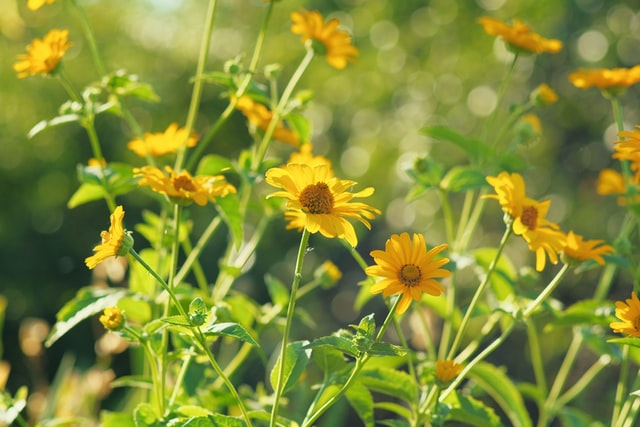
#> input picture Image_Data/flowers.jpg, 640 x 427 px
$ jupyter execute Laplacian_of_Gaussian.ipynb   (shell and % lines are left out)   (older library calls are emulated)
#> lines starting #> are read from the running program, lines starting #| are printed output that depends on the picture; after the words box and inside, x2 and y2 are one past the last pixel; in counts of white or black regions, pixels touching at a corner belong together
# Laplacian of Gaussian
***
## Setup

[cell 1]
#notebook imports
import cv2
import numpy as np
import matplotlib.pyplot as plt
from mpl_toolkits import mplot3d

[cell 2]
# loading in images
flowers = cv2.imread('../Image_Data/flowers.jpg')
#> flowers is the input picture: shape (427, 640, 3); mean B, G, R 55, 140.6, 131.4
flowers = cv2.cvtColor(flowers, cv2.COLOR_BGR2RGB)
gray_flowers = cv2.cvtColor(flowers, cv2.COLOR_RGB2GRAY)
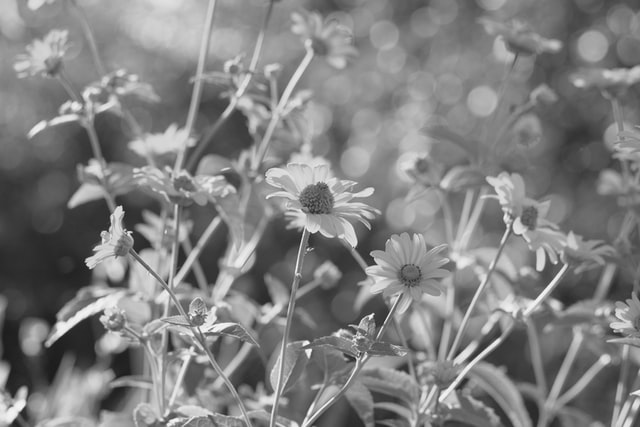
#> gray_flowers: shape (427, 640); min 25, max 250, mean 128.1

***
## LoG Visualization

The following method creates a LoG kernel of size ksize and sigma sigma.

[cell 3]
# seems to work - I think
def kernel_LoG(ksize, sigma):
    pos_off = ksize//2
    neg_off = -pos_off
    x, y = np.mgrid[neg_off:pos_off + 1:1, neg_off:pos_off + 1:1]
    x = np.square(x)
    y = np.square(y)
    variance = np.square(sigma)
    LoG_vals = ((1 - (x + y)/(2 * variance)) * np.exp(-(x + y)/(2 * variance))) / (-np.pi * variance * variance)
    return LoG_vals

The following method is useful for generating visualizations for a LoG kernel, as small kernels will not contain smooth edges. This method should not be used for kernel creation, as a lot of values are created, even for small ranges.

[cell 4]
# mainly for visualization purposes, generates a lot of values
def create_LoG(x_range, y_range, sigma):
    x, y = np.mgrid[-x_range:x_range:.01, -y_range:y_range:.01]
    x = np.square(x)
    y = np.square(y)
    variance = np.square(sigma)
    LoG_vals = ((1 - (x + y)/(2 * variance)) * np.exp(-(x + y)/(2 * variance))) / (-np.pi * variance * variance)
    return LoG_vals

This method creates and shows a surface plot of an LoG kernel or surface.

[cell 5]
def plot_LoG(points, angle1=30, angle2=30):
#> called with points = array of shape (9, 9), angle1 = 30, angle2 = 30
    xv, yv = np.mgrid[0:len(points), 0:len(points[0])]
    fig = plt.figure()
    ax = fig.add_subplot(111, projection='3d')
    dem3d=ax.plot_surface(xv,yv,points, cmap='winter', edgecolor='none')
    ax.view_init(angle1, angle2)
    plt.show()

[cell 6]
kernel = kernel_LoG(9, 1.4)

[cell 7]
# testing kernel viz
plot_LoG(kernel)

[cell 8]
# normalized kernel
kernel_norm = kernel/-kernel.sum()

[cell 9]
plot_LoG(kernel_norm)

[cell 10]
LoG_kernel = create_LoG(5, 5, 1)

[cell 11]
plot_LoG(LoG_kernel)
#> call 3 of plot_LoG, with angle1 = 30, angle2 = 30
#> in plot_LoG (call 3), `plt.show()`:
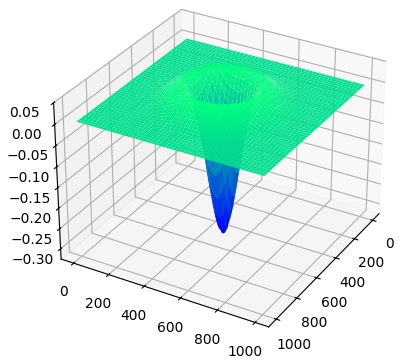
#> figure drawn by matplotlib, 1 panel

[cell 12]
plot_LoG(LoG_kernel, 0, 0)
#> call 4 of plot_LoG, with angle1 = 0, angle2 = 0
#> in plot_LoG (call 4), `plt.show()`:
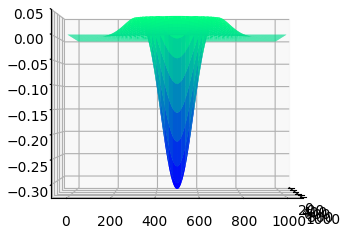
#> figure drawn by matplotlib, 1 panel

[cell 13]
filtered = cv2.filter2D(gray_flowers, cv2.CV_16S, kernel_norm)
scaled = cv2.convertScaleAbs(filtered)
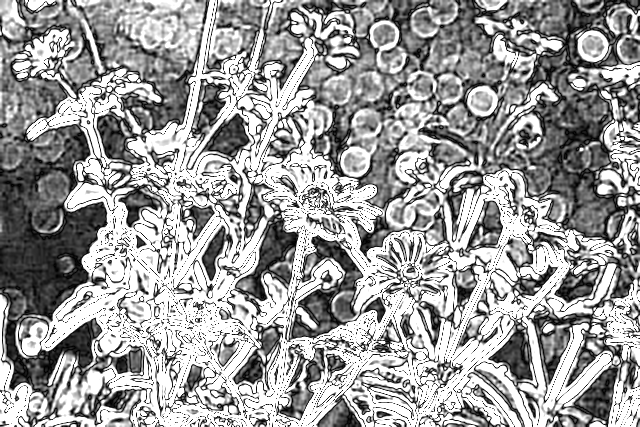
#> scaled: shape (427, 640); min 0, max 255, mean 156.1
plt.imshow(filtered, cmap='gray')

***
## Manual Laplacian

[cell 14]
# setting up sobel parameters to use in Laplacian
dx = 2
dy = 2
ddepth = cv2.CV_16S

# attempting another way
sobelx = cv2.Sobel(gray_flowers, ddepth, 1, 0, ksize=5)
sobelx = cv2.Sobel(sobelx, ddepth, 1, 0, ksize=5)
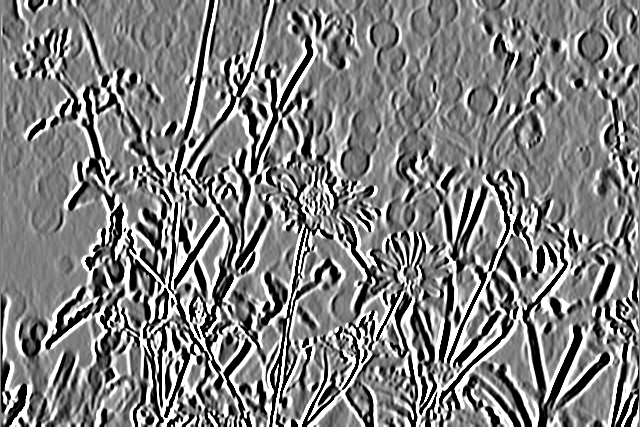
#> sobelx: shape (427, 640) int16; min -32768, max 32767, mean 227.4; drawn with min black and max white

sobely = cv2.Sobel(gray_flowers, ddepth, 0, 1, ksize=5)
sobely = cv2.Sobel(sobelx, ddepth, 0, 1, ksize=5)
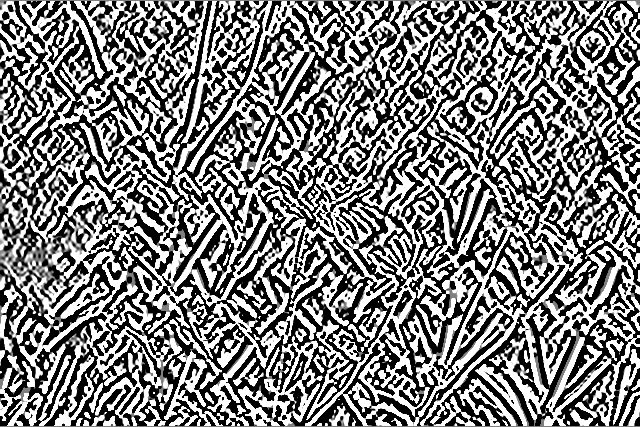
#> sobely: shape (427, 640) int16; min -32768, max 32767, mean -77.5; drawn with min black and max white

sobelx2 = cv2.Sobel(gray_flowers, ddepth, dx, 0, ksize=5)
sobely2 = cv2.Sobel(gray_flowers, ddepth, 0, dy, ksize=5)

[cell 15]
# testing with 2 derivatives
lap_2der = sobelx + sobely
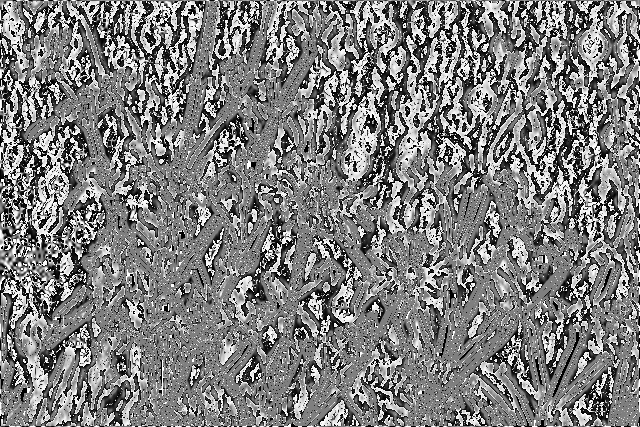
#> lap_2der: shape (427, 640) int16; min -32768, max 32767, mean -211.2; drawn with min black and max white

[cell 16]
# NOISY!!! - probably not correct way to do this
plt.imshow(lap_2der, cmap='gray')

[cell 17]
plt.imshow(sobelx, cmap='gray')

[cell 18]
# creating Laplacian by adding sobels together
laplacian = sobelx2 + sobely2
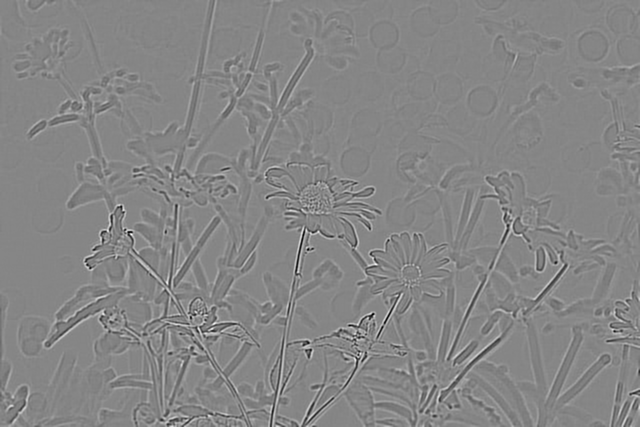
#> laplacian: shape (427, 640) int16; min -5082, max 4586, mean 0; drawn with min black and max white
# laplacian = np.where(laplacian < 0, laplacian*0, laplacian)
# laplacian = cv2.convertScaleAbs(laplacian)

[cell 19]
plt.imshow(laplacian, cmap='gray')

***
## Manual Laplacian of Gaussian

[cell 20]
# first blur the image using a Gaussian filter to remove noise before grayscale conversion
flowers_gauss = flowers.copy()
flowers_gauss = cv2.GaussianBlur(flowers_gauss, (3,3), 0, 0)
flowers_gauss_gray = cv2.cvtColor(flowers_gauss, cv2.COLOR_RGB2GRAY)
flowers_gauss_gray = np.float32(flowers_gauss_gray)

[cell 21]
# getting 2nd img derivatives
sobelx2_log = cv2.Sobel(flowers_gauss_gray, ddepth, dx, 0, ksize=5)
sobely2_log = cv2.Sobel(flowers_gauss_gray, ddepth, 0, dy, ksize=5)

[cell 22]
plt.imshow(sobelx2_log, cmap='gray')

[cell 23]
plt.imshow(sobely2_log, cmap='gray')

[cell 24]
# creating Laplacian by adding sobels together
log = sobelx2_log + sobely2_log
log = np.where(log < 0, log*0, log)
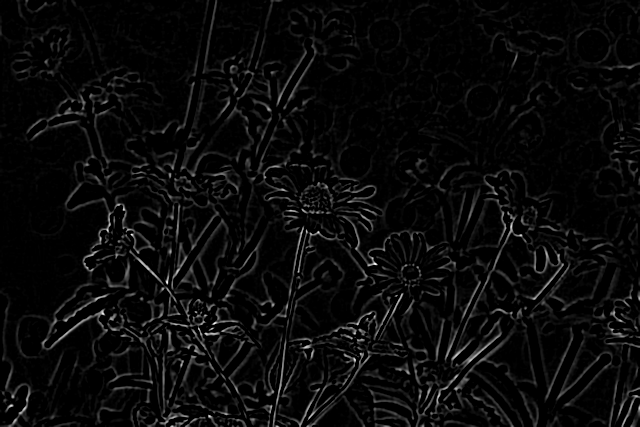
#> log: shape (427, 640) int16; min 0, max 2574, mean 101.2; drawn with min black and max white
print(log.min(), log.max())
#| 0 2574
# log = cv2.convertScaleAbs(log)

[cell 25]
# this image is much less noisy compared to without gaussian smoothing
# tried thresholding, didn't help much, how does cv Laplacian work
# there's something that's missing
ret, log_res = cv2.threshold(log, 127, 255, cv2.THRESH_BINARY)
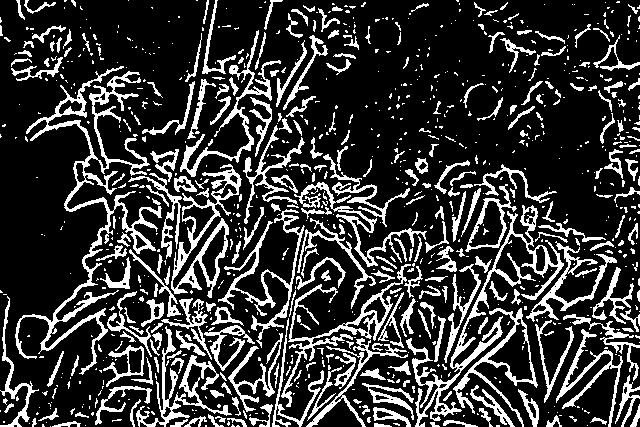
#> log_res: shape (427, 640) int16; 21.5% white; 929 white regions (652 under 20 px), largest, box (x1, y1, x2, y2) and area: (15, 66, 162, 375) 5409, (406, 205, 564, 427) 3480, (171, 164, 242, 298) 2208
plt.imshow(log_res, cmap='gray')

***
## Shortening the Process with opencv

[cell 26]
# we can use the same gaussian as before
ddepth = cv2.CV_32F
log_cv = cv2.Laplacian(flowers_gauss_gray, ddepth, 5)
# log_cv = cv2.convertScaleAbs(log_cv)

$ run again, with Image_Data/chess.jpg copied over Image_Data/flowers.jpg
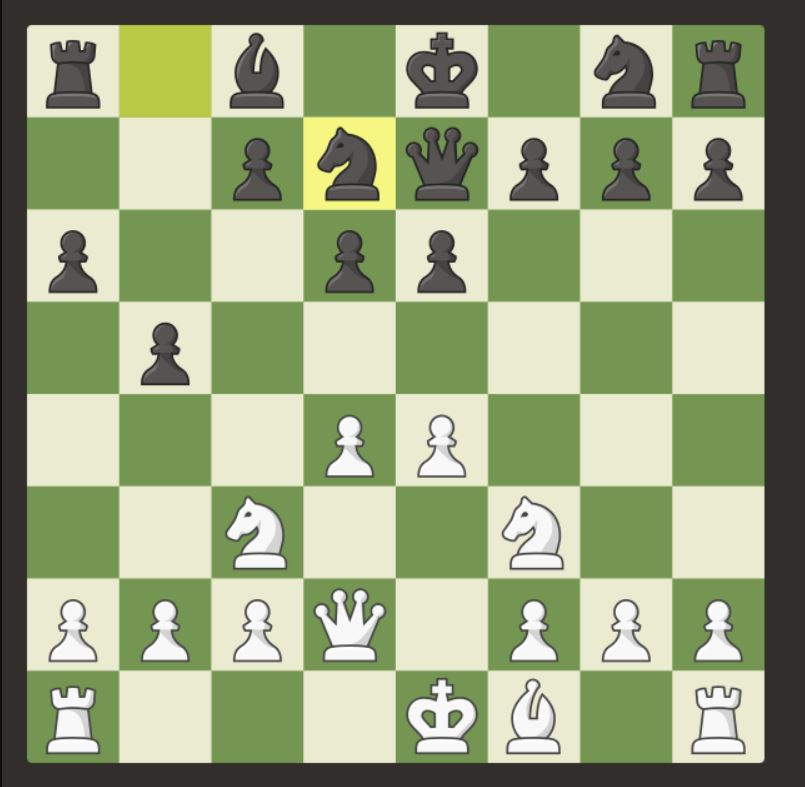
#> input picture Image_Data/chess.jpg, 805 x 787 px
#> flowers is the input picture: shape (787, 805, 3); mean B, G, R 128.3, 165.3, 154.1
#| 0 3490
#> `ret, log_res = cv2.threshold(log, 127, 255, cv2.THRESH_BINARY)`:
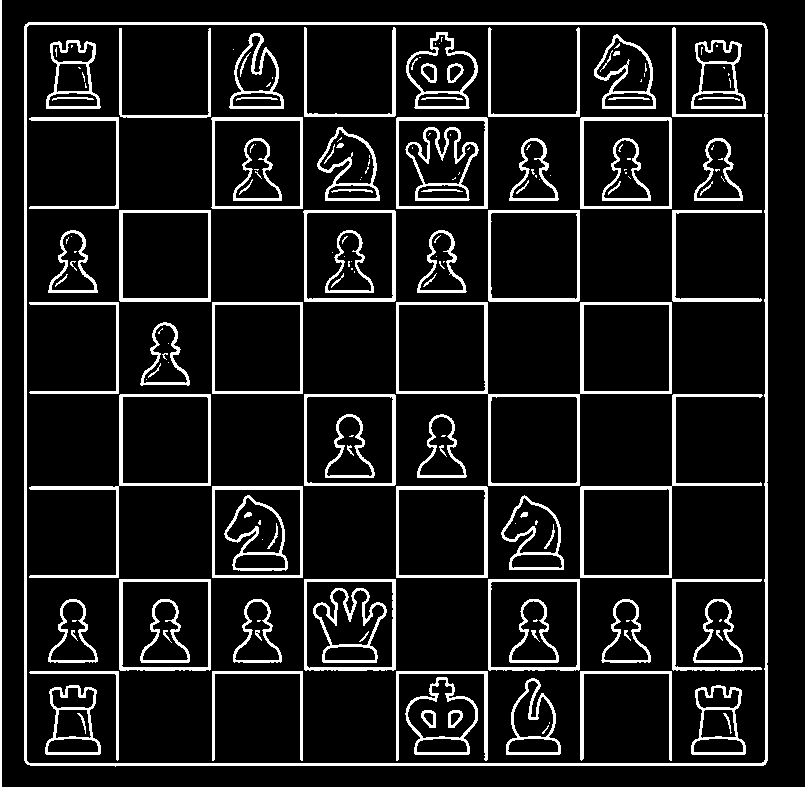
#> log_res: shape (787, 805) int16; 11% white; 184 white regions (83 under 20 px), largest, box (x1, y1, x2, y2) and area: (24, 22, 768, 767) 8876, (396, 302, 672, 486) 3377, (580, 394, 763, 578) 2124
